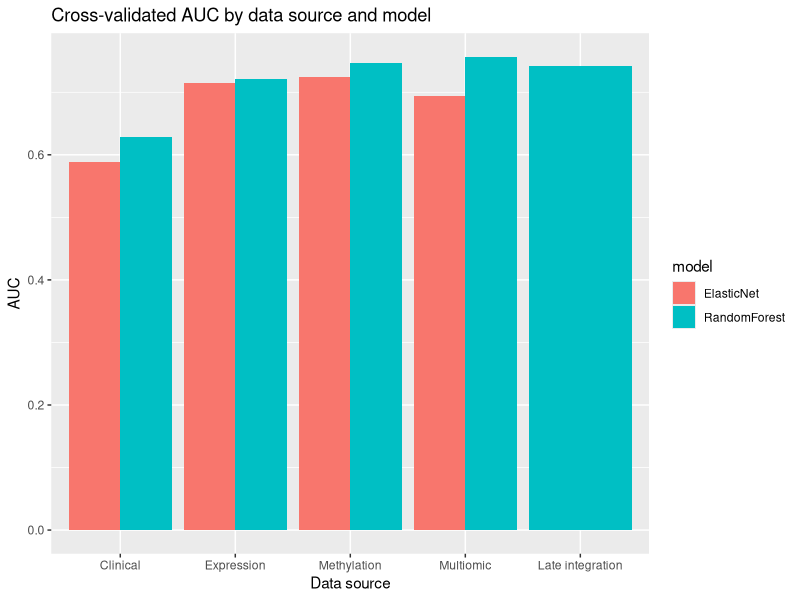
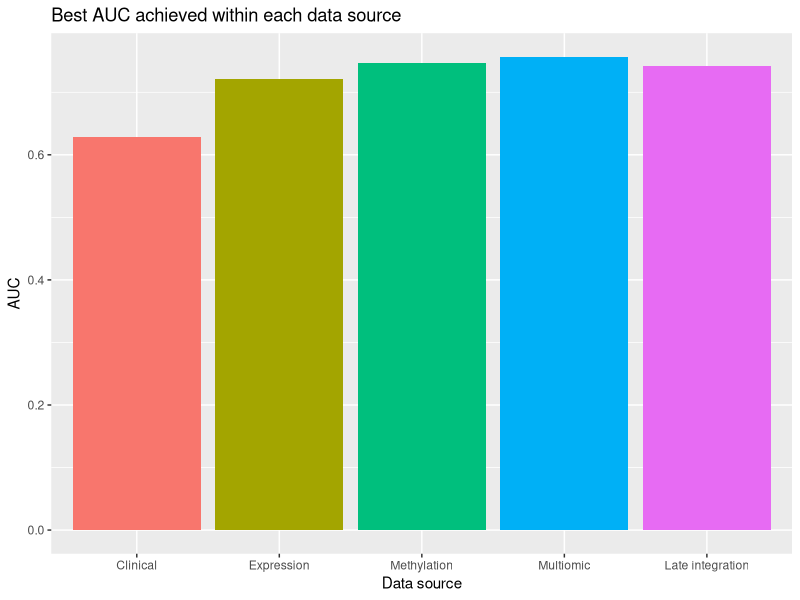
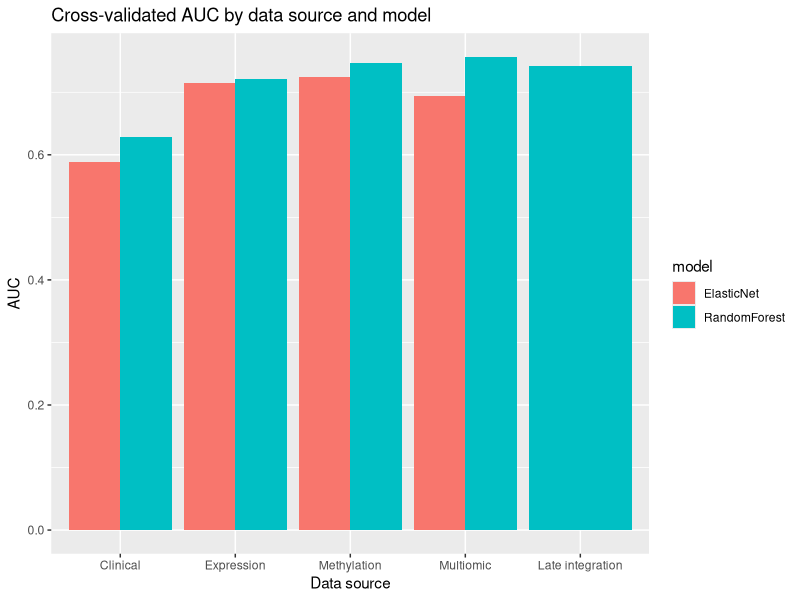
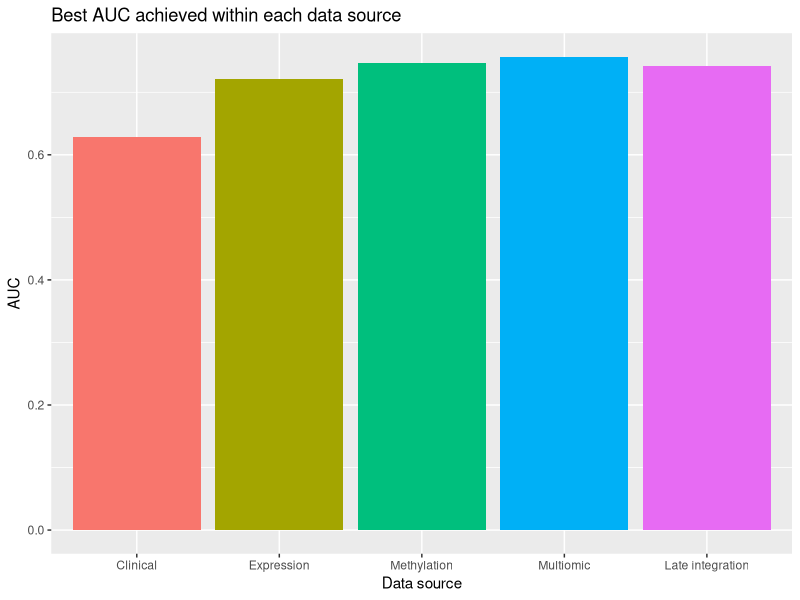

Write the R code that produced these figures, in order.
## ---- chunk 1
#--------------------------------------------------
# 1. Load packages and result tables
#--------------------------------------------------

library(tidyverse)
library(here)

expr_model_summary <- read_csv(
  here("outputs", "tables", "expression_model_summary.csv"),
  show_col_types = FALSE
)

expr_auc_summary <- read_csv(
  here("outputs", "tables", "expression_auc_summary.csv"),
  show_col_types = FALSE
)

meth_model_summary <- read_csv(
  here("outputs", "tables", "methylation_model_summary.csv"),
  show_col_types = FALSE
)

meth_auc_summary <- read_csv(
  here("outputs", "tables", "methylation_auc_summary.csv"),
  show_col_types = FALSE
)

multi_model_summary <- read_csv(
  here("outputs", "tables", "multiomic_model_summary.csv"),
  show_col_types = FALSE
)

multi_auc_summary <- read_csv(
  here("outputs", "tables", "multiomic_auc_summary.csv"),
  show_col_types = FALSE
)

clinical_model_summary <- read_csv(
  here("outputs", "tables", "clinical_model_summary.csv"),
  show_col_types = FALSE
)

clinical_auc_summary <- read_csv(
  here("outputs", "tables", "clinical_auc_summary.csv"),
  show_col_types = FALSE
)

late_integration_auc_summary <- read_csv(
  here("outputs", "tables", "late_integration_auc_summary.csv"),
  show_col_types = FALSE
)

dir.create(here("outputs"), showWarnings = FALSE)
dir.create(here("outputs", "tables"), showWarnings = FALSE)
dir.create(here("outputs", "figures"), showWarnings = FALSE)
## ---- chunk 2
#--------------------------------------------------
# 2. Add source labels
#--------------------------------------------------

expr_model_summary <- expr_model_summary %>%
  mutate(data_source = "Expression")

meth_model_summary <- meth_model_summary %>%
  mutate(data_source = "Methylation")

multi_model_summary <- multi_model_summary %>%
  mutate(data_source = "Multiomic")

clinical_model_summary <- clinical_model_summary %>%
  mutate(data_source = "Clinical")

expr_auc_summary <- expr_auc_summary %>%
  mutate(data_source = "Expression")

meth_auc_summary <- meth_auc_summary %>%
  mutate(data_source = "Methylation")

multi_auc_summary <- multi_auc_summary %>%
  mutate(data_source = "Multiomic")

clinical_auc_summary <- clinical_auc_summary %>%
  mutate(data_source = "Clinical")

late_integration_auc_summary <- late_integration_auc_summary %>%
  mutate(
    data_source = "Late integration",
    model = "RandomForest"
  )
## ---- chunk 3
#--------------------------------------------------
# 3. Combine model summaries
#--------------------------------------------------

all_model_summary <- bind_rows(
  clinical_model_summary,
  expr_model_summary,
  meth_model_summary,
  multi_model_summary
)

all_auc_summary <- bind_rows(
  clinical_auc_summary,
  expr_auc_summary,
  meth_auc_summary,
  multi_auc_summary,
  late_integration_auc_summary
)

print(all_model_summary)
print(all_auc_summary)

write_csv(
  all_model_summary,
  here("outputs", "tables", "all_model_summary_extended.csv")
)

write_csv(
  all_auc_summary,
  here("outputs", "tables", "all_auc_summary_extended.csv")
)
## ---- chunk 4
#--------------------------------------------------
# 4. Create final comparison table
#--------------------------------------------------

final_comparison_extended <- all_model_summary %>%
  select(data_source, model, ROC, Sens, Spec, ROCSD, SensSD, SpecSD) %>%
  left_join(
    all_auc_summary,
    by = c("data_source", "model")
  ) %>%
  distinct() %>%
  bind_rows(
    late_integration_auc_summary %>%
      transmute(
        data_source,
        model,
        ROC = NA_real_,
        Sens = NA_real_,
        Spec = NA_real_,
        ROCSD = NA_real_,
        SensSD = NA_real_,
        SpecSD = NA_real_,
        auc
      )
  ) %>%
  arrange(desc(auc))

print(final_comparison_extended)

write_csv(
  final_comparison_extended,
  here("outputs", "tables", "final_model_comparison_extended.csv")
)
## ---- chunk 5
#--------------------------------------------------
# 5. Cleaner display table for report
#--------------------------------------------------

report_table <- final_comparison_extended %>%
  mutate(
    ROC = round(ROC, 3),
    Sens = round(Sens, 3),
    Spec = round(Spec, 3),
    auc = round(auc, 3)
  ) %>%
  select(
    data_source,
    model,
    auc,
    ROC,
    Sens,
    Spec
  )

print(report_table)

write_csv(
  report_table,
  here("outputs", "tables", "report_model_table.csv")
)
## ---- chunk 6
#--------------------------------------------------
# 6. Set display order for plotting
#--------------------------------------------------

all_auc_summary <- all_auc_summary %>%
  mutate(
    data_source = factor(
      data_source,
      levels = c("Clinical", "Expression", "Methylation", "Multiomic", "Late integration")
    )
  )
## ---- chunk 7
#--------------------------------------------------
# 7. AUC comparison bar chart
#--------------------------------------------------

p_auc <- all_auc_summary %>%
  ggplot(aes(x = data_source, y = auc, fill = model)) +
  geom_col(position = "dodge") +
  labs(
    title = "Cross-validated AUC by data source and model",
    x = "Data source",
    y = "AUC"
  )

print(p_auc)

ggsave(
  here("outputs", "figures", "auc_comparison_extended.png"),
  plot = p_auc,
  width = 9,
  height = 5
)
## ---- chunk 8
#--------------------------------------------------
# 8. Best-model-only plot
#--------------------------------------------------

best_models <- all_auc_summary %>%
  group_by(data_source) %>%
  slice_max(order_by = auc, n = 1, with_ties = FALSE) %>%
  ungroup()

p_best_auc <- best_models %>%
  ggplot(aes(x = data_source, y = auc, fill = data_source)) +
  geom_col() +
  labs(
    title = "Best AUC achieved within each data source",
    x = "Data source",
    y = "AUC"
  ) +
  guides(fill = "none")

print(p_best_auc)

ggsave(
  here("outputs", "figures", "best_auc_by_data_source.png"),
  plot = p_best_auc,
  width = 8,
  height = 5
)
## ---- chunk 9
#--------------------------------------------------
# 9. Best overall model summary
#--------------------------------------------------

best_overall <- final_comparison_extended %>%
  slice_max(order_by = auc, n = 1, with_ties = TRUE)

print(best_overall)

write_csv(
  best_overall,
  here("outputs", "tables", "best_overall_models.csv")
)
